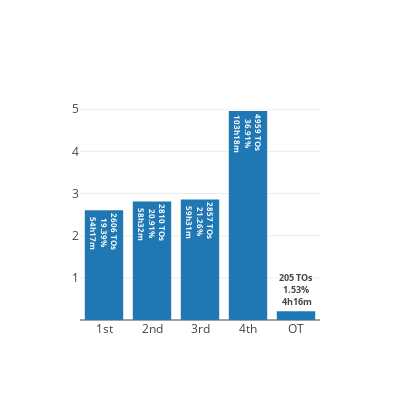

The code cell stored with this chart in its notebook:
### Markdown cell above
# Timeouts per quarter

### Code cell
# Get data
# We clip it so that any value over 4 is replaced by 5 which are gonna all be a single OT bin.
timeout_quarter = timeouts['PERIOD'].clip(upper=5)

# Make a histogram with numpy
timeout_quarter_hist, timeout_quarter_edges = np.histogram(timeout_quarter, bins=5, range=(1, 6))

# Plotly figure
# Most of the customization can be done in their tool, like axes titles, widths and so on where it is much faster.
# However, there are some things that must be defined in the code.
# The correct tick labels for example, I haven't found a way to customize them.

# Define hover information
# I want to show percentage.
timeout_quarter_percentage = [(float(x)/sum(timeout_quarter_hist))*100 for x in timeout_quarter_hist]

time_wasted = []
for x in timeout_quarter_hist:
    m, s = divmod(x*75, 60)
    h, m = divmod(m, 60)
    time_wasted.append('{:d}h{:02d}m'.format(h, m, s))
m, s = divmod(1291500, 60)
h, m = divmod(m, 60)
print('{:d}h{:02d}m{:02d}s'.format(h, m, s))
# Format the strings to show
timeout_quarter_hover_text = ['<b>{y} TOs <br> {x:.2f}% <br> {z}'.format(x=timeout_quarter_percentage[i], y=timeout_quarter_hist[i], z=time_wasted[i]) for i in range(len(timeout_quarter_percentage))]


# Add the data to the plotly Bar object.
x_values = np.arange(1, 6, 1)
timeout_quarter_bars = [go.Bar(x= x_values, y= timeout_quarter_hist, text= timeout_quarter_hover_text, hoverinfo= 'text')]

# Customize axis tick labels
xaxis = dict(tickvals = x_values, ticktext=['1st', '2nd', '3rd', '4th', 'OT'])
yaxis = dict(tickvals = [1000, 2000, 3000, 4000, 5000], ticktext=[1, 2, 3, 4, 5])

layout = dict(xaxis=xaxis, yaxis=yaxis, width=400, height=400)

# This generates the figure which I later edited on the plotly web app
fig = go.Figure(data=timeout_quarter_bars, layout=layout)
iplot(fig, filename='TimeoutsPerQuarterRAW')

### Figure 1 — Plotly figure (JSON) as saved in the notebook; plotly's stock layout.template omitted (floating-point values rounded to 4 significant figures)
{"data": [{"hoverinfo": "text", "text": ["<b>2606 TOs <br> 19.39% <br> 54h17m", "<b>2810 TOs <br> 20.91% <br> 58h32m", "<b>2857 TOs <br> 21.26% <br> 59h31m", "<b>4959 TOs <br> 36.91% <br> 103h18m", "<b>205 TOs <br> 1.53% <br> 4h16m"], "type": "bar", "uid": "ae39eb93-7f78-485b-8da3-6721e3f4dbb3", "x": [1, 2, 3, 4, 5], "y": [2606, 2810, 2857, 4959, 205]}], "layout": {"height": 400, "width": 400, "xaxis": {"ticktext": ["1st", "2nd", "3rd", "4th", "OT"], "tickvals": [1, 2, 3, 4, 5]}, "yaxis": {"ticktext": [1, 2, 3, 4, 5], "tickvals": [1000, 2000, 3000, 4000, 5000]}}}
